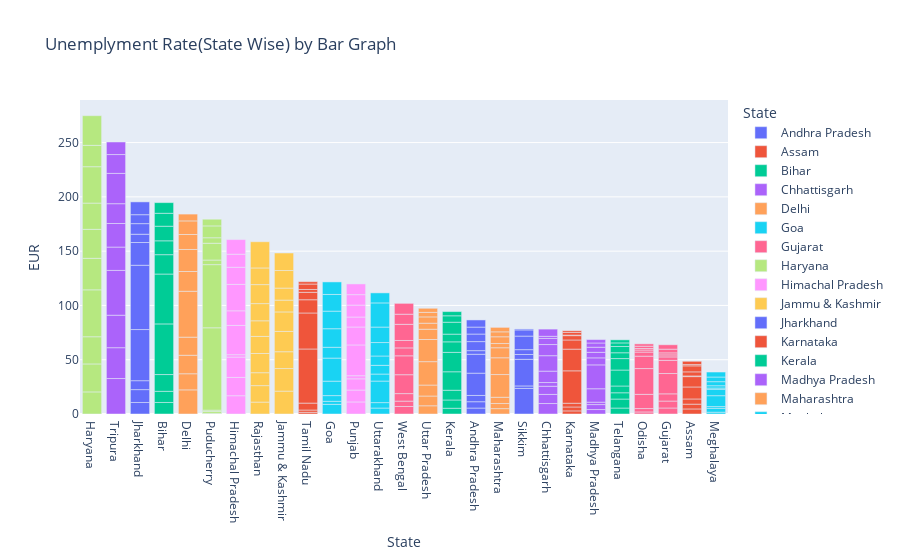

Here is the notebook cell this chart was saved with:
### Code cell
fig=px.bar(data,x='State',y='EUR',color='State',title="Unemplyment Rate(State Wise) by Bar Graph")
fig.update_layout(xaxis={'categoryorder':'total descending'})
fig.show()

### Figure 1 — Plotly figure (JSON) as saved in the notebook; plotly's stock layout.template omitted (floating-point values rounded to 4 significant figures)
{"data": [{"alignmentgroup": "True", "hovertemplate": "State=%{x}<br>EUR=%{y}<extra></extra>", "legendgroup": "Andhra Pradesh", "marker": {"color": "#636efa", "pattern": {"shape": ""}}, "name": "Andhra Pradesh", "offsetgroup": "Andhra Pradesh", "orientation": "v", "showlegend": true, "textposition": "auto", "type": "bar", "x": ["Andhra Pradesh", "Andhra Pradesh", "Andhra Pradesh", "Andhra Pradesh", "Andhra Pradesh", "Andhra Pradesh", "Andhra Pradesh", "Andhra Pradesh", "Andhra Pradesh", "Andhra Pradesh"], "xaxis": "x", "y": [5.48, 5.83, 5.79, 20.51, 17.43, 3.31, 8.34, 6.96, 6.4, 6.59], "yaxis": "y"}, {"alignmentgroup": "True", "hovertemplate": "State=%{x}<br>EUR=%{y}<extra></extra>", "legendgroup": "Assam", "marker": {"color": "#EF553B", "pattern": {"shape": ""}}, "name": "Assam", "offsetgroup": "Assam", "orientation": "v", "showlegend": true, "textposition": "auto", "type": "bar", "x": ["Assam", "Assam", "Assam", "Assam", "Assam", "Assam", "Assam", "Assam", "Assam", "Assam"], "xaxis": "x", "y": [4.66, 4.41, 4.77, 11.06, 9.55, 0.6, 3.77, 5.53, 1.19, 3.02], "yaxis": "y"}, {"alignmentgroup": "True", "hovertemplate": "State=%{x}<br>EUR=%{y}<extra></extra>", "legendgroup": "Bihar", "marker": {"color": "#00cc96", "pattern": {"shape": ""}}, "name": "Bihar", "offsetgroup": "Bihar", "orientation": "v", "showlegend": true, "textposition": "auto", "type": "bar", "x": ["Bihar", "Bihar", "Bihar", "Bihar", "Bihar", "Bihar", "Bihar", "Bihar", "Bihar", "Bihar"], "xaxis": "x", "y": [10.61, 10.29, 15.43, 46.64, 45.96, 17.82, 12.79, 13.44, 11.91, 9.82], "yaxis": "y"}, {"alignmentgroup": "True", "hovertemplate": "State=%{x}<br>EUR=%{y}<extra></extra>", "legendgroup": "Chhattisgarh", "marker": {"color": "#ab63fa", "pattern": {"shape": ""}}, "name": "Chhattisgarh", "offsetgroup": "Chhattisgarh", "orientation": "v", "showlegend": true, "textposition": "auto", "type": "bar", "x": ["Chhattisgarh", "Chhattisgarh", "Chhattisgarh", "Chhattisgarh", "Chhattisgarh", "Chhattisgarh", "Chhattisgarh", "Chhattisgarh", "Chhattisgarh", "Chhattisgarh"], "xaxis": "x", "y": [9.65, 8.38, 7.54, 3.41, 10.5, 14.23, 10.27, 5.63, 1.96, 6.62], "yaxis": "y"}, {"alignmentgroup": "True", "hovertemplate": "State=%{x}<br>EUR=%{y}<extra></extra>", "legendgroup": "Delhi", "marker": {"color": "#FFA15A", "pattern": {"shape": ""}}, "name": "Delhi", "offsetgroup": "Delhi", "orientation": "v", "showlegend": true, "textposition": "auto", "type": "bar", "x": ["Delhi", "Delhi", "Delhi", "Delhi", "Delhi", "Delhi", "Delhi", "Delhi", "Delhi", "Delhi"], "xaxis": "x", "y": [22.23, 14.84, 17.04, 16.68, 42.27, 18.19, 20.3, 13.79, 12.53, 6.27], "yaxis": "y"}, {"alignmentgroup": "True", "hovertemplate": "State=%{x}<br>EUR=%{y}<extra></extra>", "legendgroup": "Goa", "marker": {"color": "#19d3f3", "pattern": {"shape": ""}}, "name": "Goa", "offsetgroup": "Goa", "orientation": "v", "showlegend": true, "textposition": "auto", "type": "bar", "x": ["Goa", "Goa", "Goa", "Goa", "Goa", "Goa", "Goa", "Goa", "Goa", "Goa"], "xaxis": "x", "y": [8.89, 2.81, 5.25, 13.31, 21.25, 9.96, 17.07, 16.21, 15.38, 11.54], "yaxis": "y"}, {"alignmentgroup": "True", "hovertemplate": "State=%{x}<br>EUR=%{y}<extra></extra>", "legendgroup": "Gujarat", "marker": {"color": "#FF6692", "pattern": {"shape": ""}}, "name": "Gujarat", "offsetgroup": "Gujarat", "orientation": "v", "showlegend": true, "textposition": "auto", "type": "bar", "x": ["Gujarat", "Gujarat", "Gujarat", "Gujarat", "Gujarat", "Gujarat", "Gujarat", "Gujarat", "Gujarat", "Gujarat"], "xaxis": "x", "y": [5.54, 6.38, 6.66, 18.71, 12.11, 3.2, 1.84, 1.87, 3.42, 4.03], "yaxis": "y"}, {"alignmentgroup": "True", "hovertemplate": "State=%{x}<br>EUR=%{y}<extra></extra>", "legendgroup": "Haryana", "marker": {"color": "#B6E880", "pattern": {"shape": ""}}, "name": "Haryana", "offsetgroup": "Haryana", "orientation": "v", "showlegend": true, "textposition": "auto", "type": "bar", "x": ["Haryana", "Haryana", "Haryana", "Haryana", "Haryana", "Haryana", "Haryana", "Haryana", "Haryana", "Haryana"], "xaxis": "x", "y": [20.34, 25.77, 25.05, 43.22, 29.02, 26.7, 24.18, 33.5, 19.68, 27.31], "yaxis": "y"}, {"alignmentgroup": "True", "hovertemplate": "State=%{x}<br>EUR=%{y}<extra></extra>", "legendgroup": "Himachal Pradesh", "marker": {"color": "#FF97FF", "pattern": {"shape": ""}}, "name": "Himachal Pradesh", "offsetgroup": "Himachal Pradesh", "orientation": "v", "showlegend": true, "textposition": "auto", "type": "bar", "x": ["Himachal Pradesh", "Himachal Pradesh", "Himachal Pradesh", "Himachal Pradesh", "Himachal Pradesh", "Himachal Pradesh", "Himachal Pradesh", "Himachal Pradesh", "Himachal Pradesh", "Himachal Pradesh"], "xaxis": "x", "y": [16.83, 16.84, 18.76, 2.2, 26.95, 13.47, 24.31, 15.79, 12.04, 13.46], "yaxis": "y"}, {"alignmentgroup": "True", "hovertemplate": "State=%{x}<br>EUR=%{y}<extra></extra>", "legendgroup": "Jammu & Kashmir", "marker": {"color": "#FECB52", "pattern": {"shape": ""}}, "name": "Jammu & Kashmir", "offsetgroup": "Jammu & Kashmir", "orientation": "v", "showlegend": true, "textposition": "auto", "type": "bar", "x": ["Jammu & Kashmir", "Jammu & Kashmir", "Jammu & Kashmir", "Jammu & Kashmir", "Jammu & Kashmir", "Jammu & Kashmir", "Jammu & Kashmir", "Jammu & Kashmir", "Jammu & Kashmir"], "xaxis": "x", "y": [21.08, 20.78, 15.5, 18.74, 17.92, 10.88, 11.09, 16.17, 16.14], "yaxis": "y"}, {"alignmentgroup": "True", "hovertemplate": "State=%{x}<br>EUR=%{y}<extra></extra>", "legendgroup": "Jharkhand", "marker": {"color": "#636efa", "pattern": {"shape": ""}}, "name": "Jharkhand", "offsetgroup": "Jharkhand", "orientation": "v", "showlegend": true, "textposition": "auto", "type": "bar", "x": ["Jharkhand", "Jharkhand", "Jharkhand", "Jharkhand", "Jharkhand", "Jharkhand", "Jharkhand", "Jharkhand", "Jharkhand", "Jharkhand"], "xaxis": "x", "y": [10.61, 11.85, 8.23, 47.09, 59.23, 20.95, 7.63, 9.76, 8.24, 11.8], "yaxis": "y"}, {"alignmentgroup": "True", "hovertemplate": "State=%{x}<br>EUR=%{y}<extra></extra>", "legendgroup": "Karnataka", "marker": {"color": "#EF553B", "pattern": {"shape": ""}}, "name": "Karnataka", "offsetgroup": "Karnataka", "orientation": "v", "showlegend": true, "textposition": "auto", "type": "bar", "x": ["Karnataka", "Karnataka", "Karnataka", "Karnataka", "Karnataka", "Karnataka", "Karnataka", "Karnataka", "Karnataka", "Karnataka"], "xaxis": "x", "y": [2.86, 3.61, 3.46, 29.84, 19.97, 8.44, 4.01, 0.5, 2.41, 1.58], "yaxis": "y"}, {"alignmentgroup": "True", "hovertemplate": "State=%{x}<br>EUR=%{y}<extra></extra>", "legendgroup": "Kerala", "marker": {"color": "#00cc96", "pattern": {"shape": ""}}, "name": "Kerala", "offsetgroup": "Kerala", "orientation": "v", "showlegend": true, "textposition": "auto", "type": "bar", "x": ["Kerala", "Kerala", "Kerala", "Kerala", "Kerala", "Kerala", "Kerala", "Kerala", "Kerala", "Kerala"], "xaxis": "x", "y": [5.31, 7.6, 8.99, 16.99, 17.88, 9.71, 7.09, 10.98, 5.91, 3.88], "yaxis": "y"}, {"alignmentgroup": "True", "hovertemplate": "State=%{x}<br>EUR=%{y}<extra></extra>", "legendgroup": "Madhya Pradesh", "marker": {"color": "#ab63fa", "pattern": {"shape": ""}}, "name": "Madhya Pradesh", "offsetgroup": "Madhya Pradesh", "orientation": "v", "showlegend": true, "textposition": "auto", "type": "bar", "x": ["Madhya Pradesh", "Madhya Pradesh", "Madhya Pradesh", "Madhya Pradesh", "Madhya Pradesh", "Madhya Pradesh", "Madhya Pradesh", "Madhya Pradesh", "Madhya Pradesh", "Madhya Pradesh"], "xaxis": "x", "y": [4.11, 4.57, 2.22, 12.36, 21.98, 6.48, 5.08, 4.7, 3.91, 3.13], "yaxis": "y"}, {"alignmentgroup": "True", "hovertemplate": "State=%{x}<br>EUR=%{y}<extra></extra>", "legendgroup": "Maharashtra", "marker": {"color": "#FFA15A", "pattern": {"shape": ""}}, "name": "Maharashtra", "offsetgroup": "Maharashtra", "orientation": "v", "showlegend": true, "textposition": "auto", "type": "bar", "x": ["Maharashtra", "Maharashtra", "Maharashtra", "Maharashtra", "Maharashtra", "Maharashtra", "Maharashtra", "Maharashtra", "Maharashtra", "Maharashtra"], "xaxis": "x", "y": [4.95, 4.69, 5.79, 20.9, 15.46, 9.23, 3.89, 6.23, 4.55, 4.1], "yaxis": "y"}, {"alignmentgroup": "True", "hovertemplate": "State=%{x}<br>EUR=%{y}<extra></extra>", "legendgroup": "Meghalaya", "marker": {"color": "#19d3f3", "pattern": {"shape": ""}}, "name": "Meghalaya", "offsetgroup": "Meghalaya", "orientation": "v", "showlegend": true, "textposition": "auto", "type": "bar", "x": ["Meghalaya", "Meghalaya", "Meghalaya", "Meghalaya", "Meghalaya", "Meghalaya", "Meghalaya", "Meghalaya", "Meghalaya", "Meghalaya"], "xaxis": "x", "y": [1.66, 3.59, 1.58, 10.03, 5.92, 1.15, 2.1, 3.74, 4.29, 4.6], "yaxis": "y"}, {"alignmentgroup": "True", "hovertemplate": "State=%{x}<br>EUR=%{y}<extra></extra>", "legendgroup": "Odisha", "marker": {"color": "#FF6692", "pattern": {"shape": ""}}, "name": "Odisha", "offsetgroup": "Odisha", "orientation": "v", "showlegend": true, "textposition": "auto", "type": "bar", "x": ["Odisha", "Odisha", "Odisha", "Odisha", "Odisha", "Odisha", "Odisha", "Odisha", "Odisha", "Odisha"], "xaxis": "x", "y": [1.9, 3.12, 13.08, 23.76, 11.41, 3.77, 1.88, 1.42, 2.1, 2.18], "yaxis": "y"}, {"alignmentgroup": "True", "hovertemplate": "State=%{x}<br>EUR=%{y}<extra></extra>", "legendgroup": "Puducherry", "marker": {"color": "#B6E880", "pattern": {"shape": ""}}, "name": "Puducherry", "offsetgroup": "Puducherry", "orientation": "v", "showlegend": true, "textposition": "auto", "type": "bar", "x": ["Puducherry", "Puducherry", "Puducherry", "Puducherry", "Puducherry", "Puducherry", "Puducherry", "Puducherry", "Puducherry", "Puducherry"], "xaxis": "x", "y": [0.58, 1.76, 1.2, 75.85, 58.19, 4.24, 15.47, 5.05, 10.9, 6.18], "yaxis": "y"}, {"alignmentgroup": "True", "hovertemplate": "State=%{x}<br>EUR=%{y}<extra></extra>", "legendgroup": "Punjab", "marker": {"color": "#FF97FF", "pattern": {"shape": ""}}, "name": "Punjab", "offsetgroup": "Punjab", "orientation": "v", "showlegend": true, "textposition": "auto", "type": "bar", "x": ["Punjab", "Punjab", "Punjab", "Punjab", "Punjab", "Punjab", "Punjab", "Punjab", "Punjab", "Punjab"], "xaxis": "x", "y": [11.11, 10.97, 10.32, 2.86, 28.33, 16.55, 9.19, 10.99, 9.61, 9.88], "yaxis": "y"}, {"alignmentgroup": "True", "hovertemplate": "State=%{x}<br>EUR=%{y}<extra></extra>", "legendgroup": "Rajasthan", "marker": {"color": "#FECB52", "pattern": {"shape": ""}}, "name": "Rajasthan", "offsetgroup": "Rajasthan", "orientation": "v", "showlegend": true, "textposition": "auto", "type": "bar", "x": ["Rajasthan", "Rajasthan", "Rajasthan", "Rajasthan", "Rajasthan", "Rajasthan", "Rajasthan", "Rajasthan", "Rajasthan", "Rajasthan"], "xaxis": "x", "y": [10.97, 15.16, 11.9, 17.7, 15.74, 14.39, 15.81, 17.51, 15.35, 24.15], "yaxis": "y"}, {"alignmentgroup": "True", "hovertemplate": "State=%{x}<br>EUR=%{y}<extra></extra>", "legendgroup": "Sikkim", "marker": {"color": "#636efa", "pattern": {"shape": ""}}, "name": "Sikkim", "offsetgroup": "Sikkim", "orientation": "v", "showlegend": true, "textposition": "auto", "type": "bar", "x": ["Sikkim", "Sikkim", "Sikkim", "Sikkim", "Sikkim", "Sikkim", "Sikkim", "Sikkim"], "xaxis": "x", "y": [23.57, 2.28, 24.51, 4.46, 4.45, 12.49, 5.7, 0.88], "yaxis": "y"}, {"alignmentgroup": "True", "hovertemplate": "State=%{x}<br>EUR=%{y}<extra></extra>", "legendgroup": "Tamil Nadu", "marker": {"color": "#EF553B", "pattern": {"shape": ""}}, "name": "Tamil Nadu", "offsetgroup": "Tamil Nadu", "orientation": "v", "showlegend": true, "textposition": "auto", "type": "bar", "x": ["Tamil Nadu", "Tamil Nadu", "Tamil Nadu", "Tamil Nadu", "Tamil Nadu", "Tamil Nadu", "Tamil Nadu", "Tamil Nadu", "Tamil Nadu", "Tamil Nadu"], "xaxis": "x", "y": [1.57, 2.09, 6.4, 49.83, 33.16, 12.2, 6.81, 2.65, 5, 2.16], "yaxis": "y"}, {"alignmentgroup": "True", "hovertemplate": "State=%{x}<br>EUR=%{y}<extra></extra>", "legendgroup": "Telangana", "marker": {"color": "#00cc96", "pattern": {"shape": ""}}, "name": "Telangana", "offsetgroup": "Telangana", "orientation": "v", "showlegend": true, "textposition": "auto", "type": "bar", "x": ["Telangana", "Telangana", "Telangana", "Telangana", "Telangana", "Telangana", "Telangana", "Telangana", "Telangana", "Telangana"], "xaxis": "x", "y": [5.49, 8.29, 5.77, 6.25, 14.7, 10.55, 5.36, 5.79, 3.27, 2.86], "yaxis": "y"}, {"alignmentgroup": "True", "hovertemplate": "State=%{x}<br>EUR=%{y}<extra></extra>", "legendgroup": "Tripura", "marker": {"color": "#ab63fa", "pattern": {"shape": ""}}, "name": "Tripura", "offsetgroup": "Tripura", "orientation": "v", "showlegend": true, "textposition": "auto", "type": "bar", "x": ["Tripura", "Tripura", "Tripura", "Tripura", "Tripura", "Tripura", "Tripura", "Tripura", "Tripura", "Tripura"], "xaxis": "x", "y": [32.67, 28.4, 29.95, 41.23, 21.51, 21.71, 18.24, 27.92, 17.35, 11.57], "yaxis": "y"}, {"alignmentgroup": "True", "hovertemplate": "State=%{x}<br>EUR=%{y}<extra></extra>", "legendgroup": "Uttar Pradesh", "marker": {"color": "#FFA15A", "pattern": {"shape": ""}}, "name": "Uttar Pradesh", "offsetgroup": "Uttar Pradesh", "orientation": "v", "showlegend": true, "textposition": "auto", "type": "bar", "x": ["Uttar Pradesh", "Uttar Pradesh", "Uttar Pradesh", "Uttar Pradesh", "Uttar Pradesh", "Uttar Pradesh", "Uttar Pradesh", "Uttar Pradesh", "Uttar Pradesh", "Uttar Pradesh"], "xaxis": "x", "y": [7.58, 8.98, 10.11, 21.54, 20.41, 9.47, 5.56, 5.79, 4.18, 3.75], "yaxis": "y"}, {"alignmentgroup": "True", "hovertemplate": "State=%{x}<br>EUR=%{y}<extra></extra>", "legendgroup": "Uttarakhand", "marker": {"color": "#19d3f3", "pattern": {"shape": ""}}, "name": "Uttarakhand", "offsetgroup": "Uttarakhand", "orientation": "v", "showlegend": true, "textposition": "auto", "type": "bar", "x": ["Uttarakhand", "Uttarakhand", "Uttarakhand", "Uttarakhand", "Uttarakhand", "Uttarakhand", "Uttarakhand", "Uttarakhand", "Uttarakhand", "Uttarakhand"], "xaxis": "x", "y": [5.49, 4.99, 19.85, 6.48, 8.01, 8.61, 12.38, 14.26, 22.26, 9.23], "yaxis": "y"}, {"alignmentgroup": "True", "hovertemplate": "State=%{x}<br>EUR=%{y}<extra></extra>", "legendgroup": "West Bengal", "marker": {"color": "#FF6692", "pattern": {"shape": ""}}, "name": "West Bengal", "offsetgroup": "West Bengal", "orientation": "v", "showlegend": true, "textposition": "auto", "type": "bar", "x": ["West Bengal", "West Bengal", "West Bengal", "West Bengal", "West Bengal", "West Bengal", "West Bengal", "West Bengal", "West Bengal", "West Bengal"], "xaxis": "x", "y": [6.94, 4.92, 6.92, 17.41, 17.41, 7.29, 6.83, 14.87, 9.35, 9.98], "yaxis": "y"}], "layout": {"barmode": "relative", "legend": {"title": {"text": "State"}, "tracegroupgap": 0}, "title": {"text": "Unemplyment Rate(State Wise) by Bar Graph"}, "xaxis": {"anchor": "y", "categoryarray": ["Andhra Pradesh", "Assam", "Bihar", "Chhattisgarh", "Delhi", "Goa", "Gujarat", "Haryana", "Himachal Pradesh", "Jammu & Kashmir", "Jharkhand", "Karnataka", "Kerala", "Madhya Pradesh", "Maharashtra", "Meghalaya", "Odisha", "Puducherry", "Punjab", "Rajasthan", "Sikkim", "Tamil Nadu", "Telangana", "Tripura", "Uttar Pradesh", "Uttarakhand", "West Bengal"], "categoryorder": "total descending", "domain": [0, 1], "title": {"text": "State"}}, "yaxis": {"anchor": "x", "domain": [0, 1], "title": {"text": "EUR"}}}}
